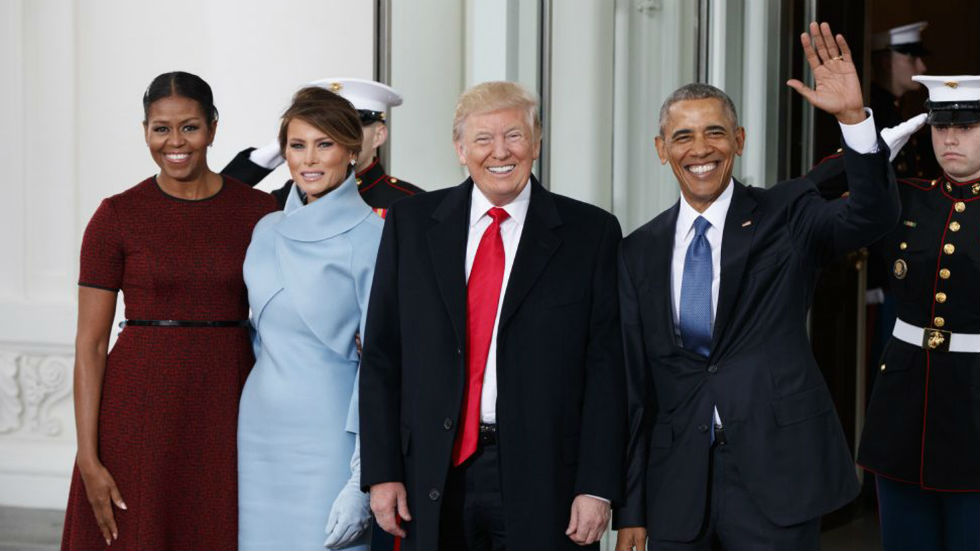
#> input picture presidents.jpg, 980 x 551 px
$ python image_mask.py --image presidents.jpg
#> lines starting #> are read from the running program, lines starting #| are printed output that depends on the picture; after the words box and inside, x2 and y2 are one past the last pixel; in counts of white or black regions, pixels touching at a corner belong together
# -*- coding: utf-8 -*-
"""
Created on Sun Feb 24 21:55:15 2019

@author: Usuario
"""
import argparse
import cv2
import numpy as np

ap = argparse.ArgumentParser()
ap.add_argument("-i","--image",required=True,help="Set the Path of image")
args = vars(ap.parse_args())


image = cv2.imread(args["image"])
#> image is the input picture: shape (551, 980, 3); mean B, G, R 93.3, 90.8, 96.3
cv2.imshow("Original",image)
cv2.waitKey(0)

# using mask
mask = np.zeros(image.shape[:2],dtype="uint8")
(cX,cY) = (image.shape[1]//2,image.shape[0]//2) # Center of image
#> cX = 490; cY = 275
cv2.rectangle(mask,(cX-75,cY-75),(cX+75,cY+75),255,-1)
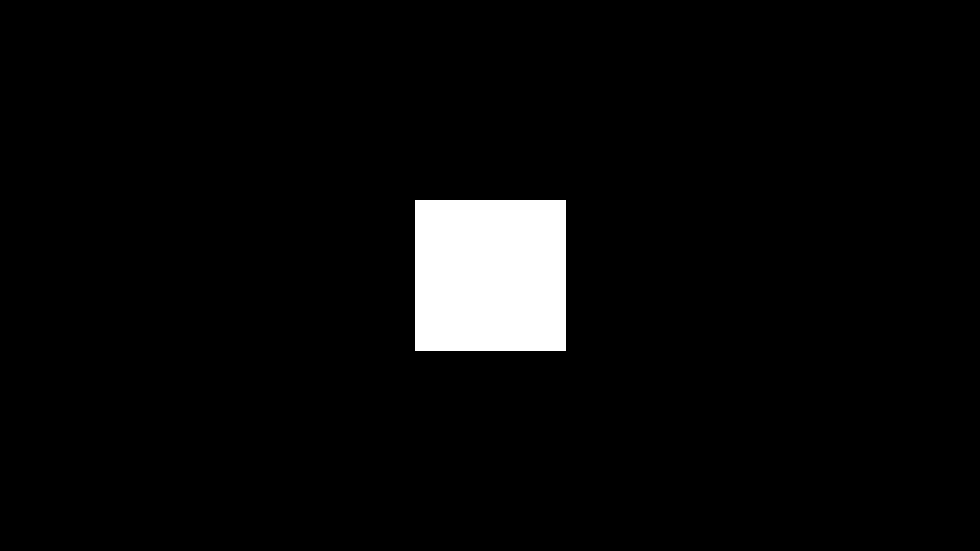
#> mask: shape (551, 980); 4.2% white; 1 white region, box (x1, y1, x2, y2) and area: (415, 200, 566, 351) 22801
cv2.imshow("Mask",mask)
cv2.waitKey(0)

masked = cv2.bitwise_and(image,image,mask=mask)
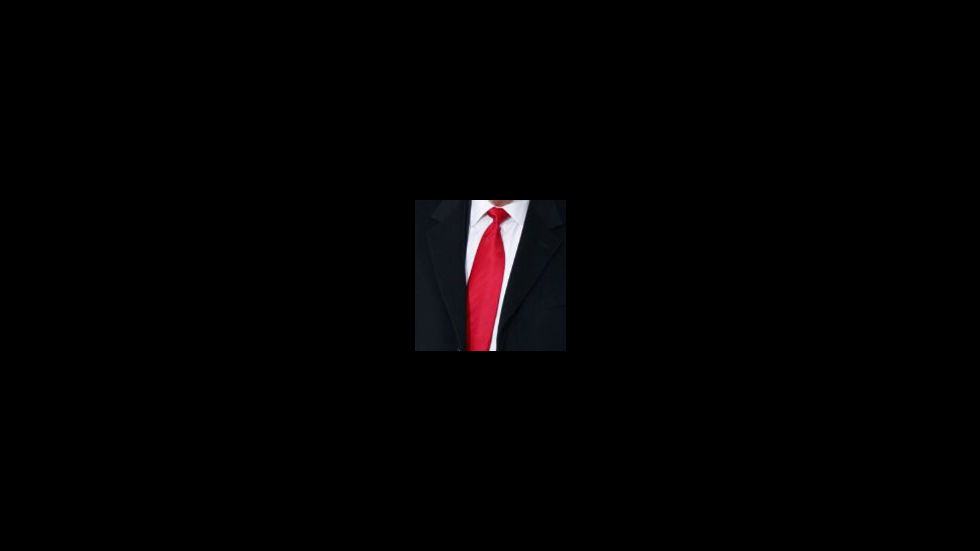
#> masked: shape (551, 980, 3); mean B, G, R 2.3, 1.9, 3
cv2.imshow("Mask Apllied to Image",masked)
cv2.waitKey(0)

# Using Circle Mask
mask_circle = np.zeros(image.shape[:2],dtype="uint8")
(cX,cY) = (image.shape[1]//2,image.shape[0]//2)
cv2.circle(mask_circle,(cX,cY),100,255,-1)
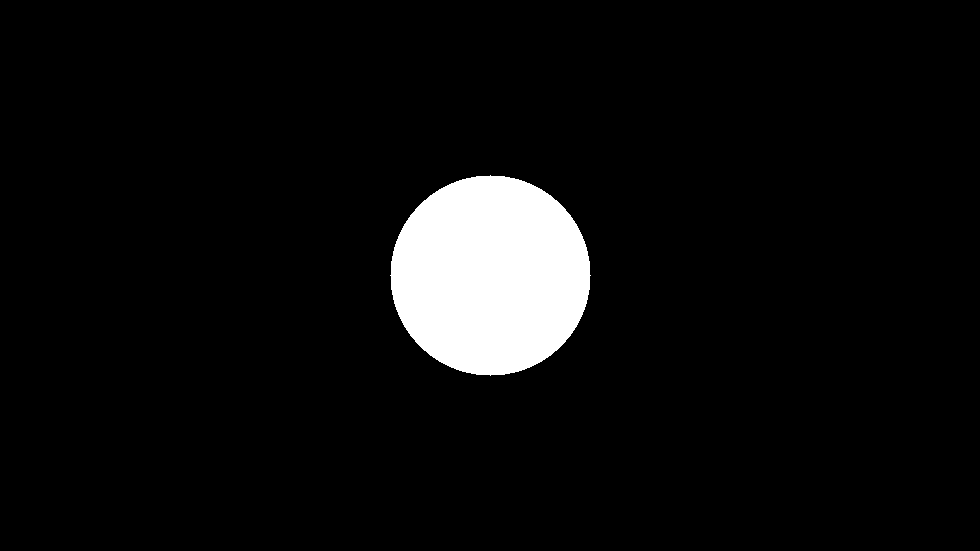
#> mask_circle: shape (551, 980); 5.8% white; 1 white region, box (x1, y1, x2, y2) and area: (390, 175, 591, 376) 31417
cv2.imshow("Circle Mask",mask_circle)

masked_circle = cv2.bitwise_and(image,image,mask=mask_circle)
cv2.imshow("Mask Circle Apllied to Image",masked_circle)

cv2.waitKey(0)

$ run again, on 4629.png
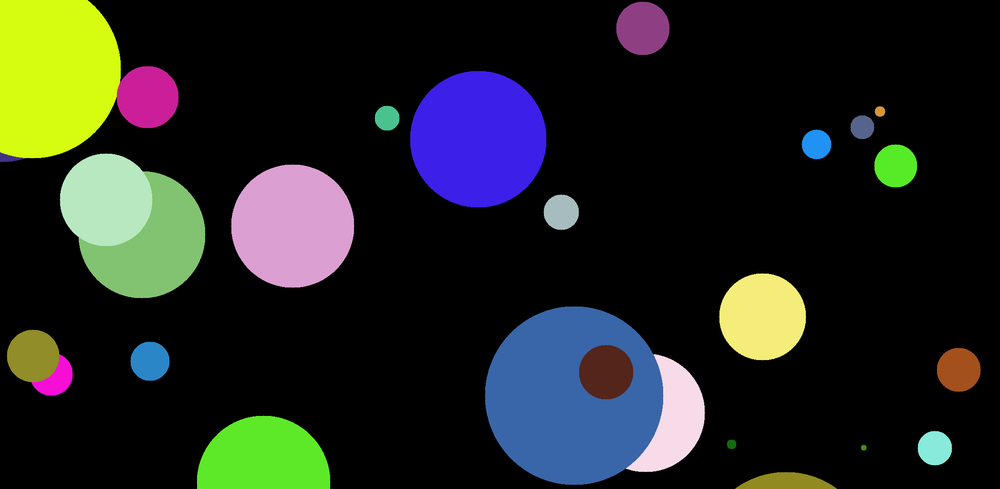
#> input picture 4629.png, 1000 x 489 px, shrunk from 2096 x 1024 before the run
#> image is the input picture: shape (489, 1000, 3); mean B, G, R 33.7, 37.7, 34.1
#> `cv2.rectangle(mask,(cX-75,cY-75),(cX+75,cY+75),255,-1)`:
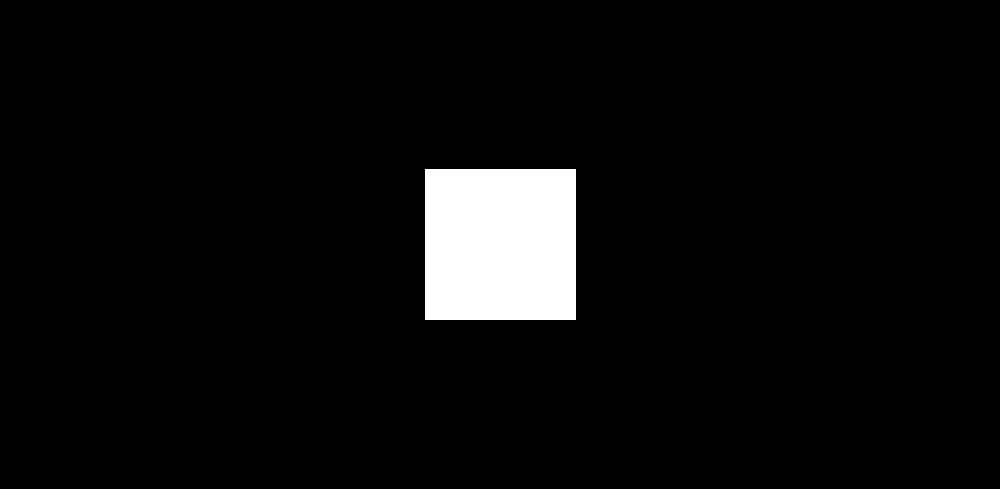
#> mask: shape (489, 1000); 4.7% white; 1 white region, box (x1, y1, x2, y2) and area: (425, 169, 576, 320) 22801
#> `cv2.circle(mask_circle,(cX,cY),100,255,-1)`:
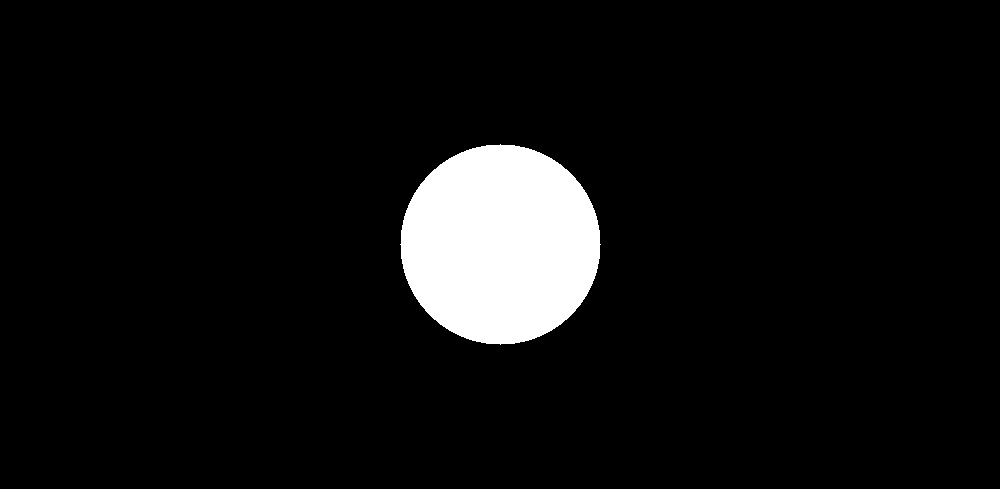
#> mask_circle: shape (489, 1000); 6.4% white; 1 white region, box (x1, y1, x2, y2) and area: (400, 144, 601, 345) 31417
